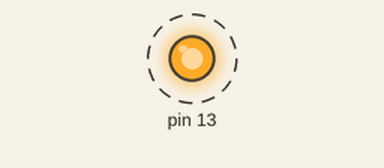
Simulated run of this sketch. Board: Arduino Uno, built with avr-gcc and run on an emulated ATmega328P. Shown: output pins drawn as LEDs (lit = HIGH). Dashed ring = blinking. What the sketch prints to the serial monitor is not drawn.

Above: at 0.12 s.
Timing chart, 0 to 3.0 s (numbered marks = the images above):
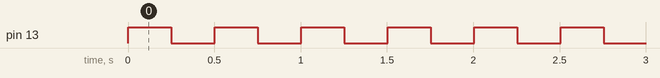

Measured:
- by itself, pin 13: alternates HIGH for 0.25 s and LOW for 0.25 s

The sketch:

control.ino
```cpp
int temp1=32;
int temp2=35;
int hum1=60;
int hum2=75;
int f1=0;
int f2=1;
int b1=25;
int b2=100;

void setup() {
  pinMode(13, OUTPUT);
  Serial.begin(9600);
}

void loop() {
  if (Serial.available()>0){
    int dato = Serial.read();
    if (dato==49){
      temp1 += 1;
      hum1 += 2;
    }
    if (dato==50){
      temp2 += 3;
      hum2 += 1;
    }
  }
  Serial.print(temp1);
  Serial.print("*");
  Serial.print(hum1);
  Serial.print("*");
  Serial.print(temp2);
  Serial.print("*");
  Serial.print(hum2);
  Serial.print("*");
  Serial.print(f1);
  Serial.print("*");
  Serial.print(f2);
  Serial.print("*");
  Serial.print(b1);
  Serial.print("*");
  Serial.println(b2);


  digitalWrite(13, HIGH);
  delay(250);
  digitalWrite(13, LOW);
  delay(250);
}
```
